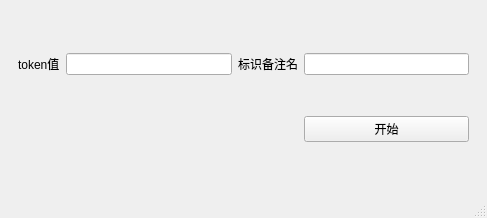
<?xml version="1.0" encoding="UTF-8"?>
<ui version="4.0">
 <class>MainWindow</class>
 <widget class="QMainWindow" name="MainWindow">
  <property name="geometry">
   <rect>
    <x>0</x>
    <y>0</y>
    <width>487</width>
    <height>218</height>
   </rect>
  </property>
  <property name="windowTitle">
   <string>自动操作软件</string>
  </property>
  <widget class="QWidget" name="centralwidget">
   <layout class="QVBoxLayout" name="verticalLayout">
    <item>
     <widget class="QWidget" name="logining_Widget" native="true">
      <layout class="QGridLayout" name="gridLayout_4">
       <item row="0" column="1">
        <widget class="QLineEdit" name="token_value_lineEdit"/>
       </item>
       <item row="0" column="2">
        <widget class="QLabel" name="label_15">
         <property name="text">
          <string>标识备注名</string>
         </property>
        </widget>
       </item>
       <item row="0" column="3">
        <widget class="QLineEdit" name="key_name_lineEdit"/>
       </item>
       <item row="1" column="3">
        <widget class="QPushButton" name="start_pushButton">
         <property name="text">
          <string>开始</string>
         </property>
        </widget>
       </item>
       <item row="0" column="0">
        <widget class="QLabel" name="label_14">
         <property name="text">
          <string>token值</string>
         </property>
        </widget>
       </item>
      </layout>
     </widget>
    </item>
   </layout>
  </widget>
  <widget class="QMenuBar" name="menubar">
   <property name="geometry">
    <rect>
     <x>0</x>
     <y>0</y>
     <width>487</width>
     <height>22</height>
    </rect>
   </property>
  </widget>
  <widget class="QStatusBar" name="statusbar"/>
 </widget>
 <resources/>
 <connections/>
</ui>
